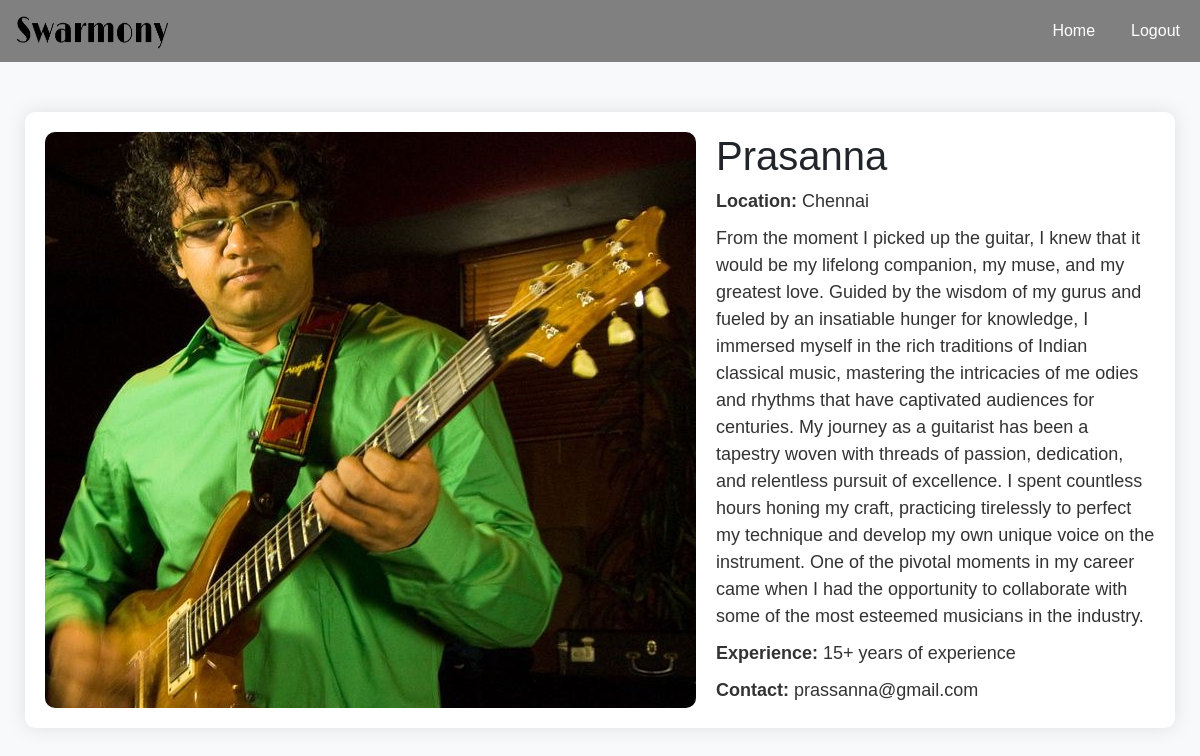
The app's page /detail.php?id=4 with its own data.
### tables this page shows
CREATE TABLE `artists` (
  `id` int(11) NOT NULL,
  `artistType` varchar(128) NOT NULL,
  `name` varchar(128) NOT NULL,
  `location` varchar(128) NOT NULL,
  `sdes` varchar(255) NOT NULL,
  `description` varchar(1000) NOT NULL,
  `image` varchar(100) NOT NULL,
  `experience` varchar(128) NOT NULL,
  `email` varchar(100) NOT NULL
);

### detail.php (the view, shortened to what this page needs)
<!DOCTYPE html>
<html lang="en">
<head>
    <link href="https://cdnjs.cloudflare.com/ajax/libs/twitter-bootstrap/5.3.0/css/bootstrap.min.css" rel="stylesheet">
</head>
<body>
    <nav class="navbar navbar-expand-lg navbar-light custom-navbar">
        <div class="container-fluid">
            <a class="navbar-brand custom-navbar-brand" href="index.php">
                <img src="logo.png" alt="Logo" width="160" height="36" class="d-inline-block align-top">
            </a>
            <div class="collapse navbar-collapse" id="navbarNav">
                <ul class="navbar-nav ms-auto">
                    <li class="nav-item">
                        <a class="nav-link custom-nav-link" href="index.php">Home</a>
                    </li>
                    <li class="nav-item">
                        <a class="nav-link custom-nav-link" href="logout.php">Logout</a>
                    </li>
                </ul>
            </div>
        </div>
    </nav>
    <?php
        require('db.php');
        if (isset($_GET['id'])) {
            $artist_id = $_GET['id'];
            $query = "SELECT * FROM artists WHERE id = $artist_id";
            $result = mysqli_query($conn, $query);
            if (mysqli_num_rows($result) > 0) {
                $artist = mysqli_fetch_assoc($result);
                ?>
                <div class="custom-artist-details">
                    <img src="<?php echo $artist['image']; ?>" alt="<?php echo $artist['name']; ?>">
                    <div>
                        <h1><?php echo $artist['name']; ?></h1>
                        <p><strong>Location:</strong> <?php echo $artist['location']; ?></p>
                        <p><?php echo $artist['description']; ?></p>
                        <p><strong>Experience:</strong> <?php echo $artist['experience']; ?></p>
                        <p><strong>Contact:</strong> <?php echo $artist['email']; ?></p>
                    </div>
                </div>
                <?php
            } else {
                echo "Artist not found.";
            }
        } else {
            echo "Artist ID not provided.";
        }
    ?>
</body>
</html>

### detail.php (style rules this page uses)
body { font-family: Arial, sans-serif; background-color: #f8f9fa; margin: 0; padding: 0; }
.custom-navbar { background-color: gray; }
.custom-navbar-brand, .custom-navbar-nav .custom-nav-link { color: black; }
.custom-nav-link { color: #fff; }
.nav-item { margin-left: 20px; }
.custom-artist-details { max-width: 1150px; margin: 50px auto; background-color: #fff; padding: 20px; border-radius: 10px; box-shadow: 0 0 20px rgba(0, 0, 0, 0.1); display: flex; align-items: flex-start; }
.custom-artist-details img { flex: 0 0 200px; height: auto; border-radius: 10px; margin-right: 20px; }
.custom-artist-details div { flex-grow: 1; }
.custom-artist-details h2, .custom-artist-details p { margin: 0 0 10px 0; color: #333; font-size: 18px; line-height: 1.5; }
.custom-artist-details p:last-child { margin-bottom: 0; }

### records on screen
artists: image (picture), name "Prasanna", location "Chennai", description "From the moment I picked up the guitar, I knew that it would be my lifelong companion, my muse, and my greatest love. Guided by the wisdom of my gurus and fueled by an insatiable hunger for knowledge, I immersed myself in the rich traditions of Indian classical music, mastering the intricacies of me odies and rhythms that have captivated audiences for centuries. My journey as a guitarist has been a tapestry woven with threads of passion, dedication, and relentless pursuit of excellence. I spent countless hours honing my craft, practicing tirelessly to perfect my technique and develop my own unique voice on the instrument. One of the pivotal moments in my career came when I had the…", experience "15+ years of experience", email "prassanna@gmail.com"
